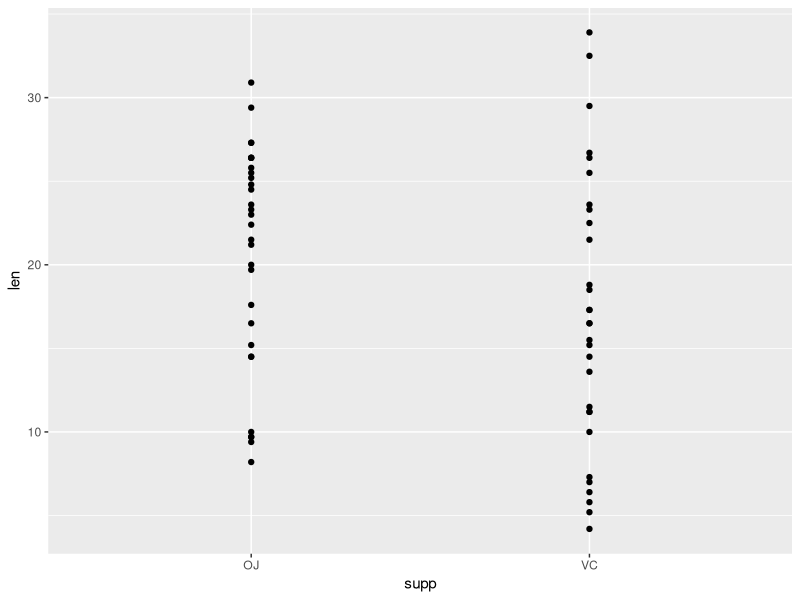

The R source for this figure:
library(datasets)
library(dplyr)
library(ggplot2)
data("ToothGrowth")

TG <- ToothGrowth %>% group_by(supp,dose)

qplot(supp,len, data = TG)
